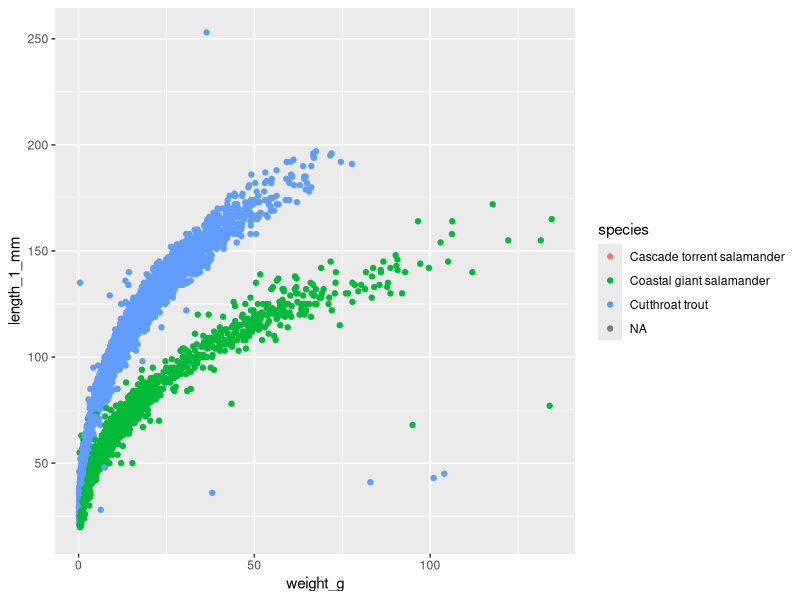

Reproduce this figure in R.
# EDA
# 2/8/23

library(tidyverse)


## read in data

data <- read_csv("data/and_vertebrates.csv")


## data structure
str(data)


# print var names
names(data)


# see how many years
unique(data$year)

unique(data$species)


# use filter() to index rows

data_pittag <- filter(data, year >= 2007)


# use select() to index columns

select(data, year, section, species)

select(data, where(is.numeric))

select(data, contains("mm"))


select(data, species, everything())


# create and edit current variables with mutate

View(mutate(data, length_1_cm = length_1_mm/10))

data <- mutate(data, size_group = if_else(weight_g > 20, "large", "small"))


#
d1 <- filter(data, year >= 2010)
d2 <- group_by(d1, species)
d3 <- summarise(d2, avg_weight = mean(weight_g, na.rm = TRUE))


# the pipe
d4 <- data %>%
  filter(year >= 2010) %>%
  group_by(species) %>%
  summarise(avg_weight = mean(weight_g, na.rm = TRUE))


ggplot(data, aes(x = weight_g, y = length_1_mm)) +
  geom_point(aes(color = species))

















